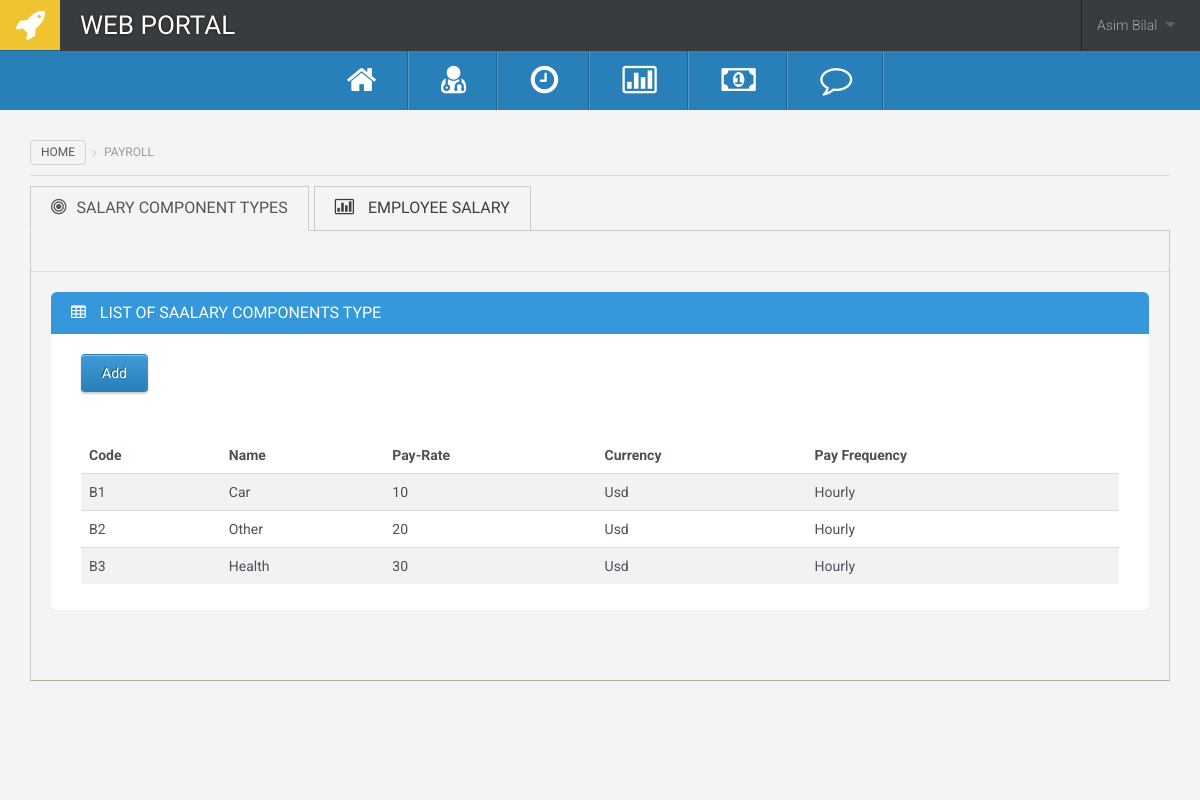
The page /payroll.php (signed in) on the database its author committed.
### tables this page shows
CREATE TABLE `payroll_components` (
  `payroll_id` int(50) NOT NULL,
  `name` text NOT NULL,
  `payRate` text NOT NULL,
  `currency` text NOT NULL,
  `payFrequency` text NOT NULL
);

### controller/payrollController.php (called while the page is built, shortened)
<?php
include("connection.php");
    $payRecords = [];
    $sql = "SELECT * FROM payroll_components ORDER BY payroll_id asc";
    $result = $conn->query($sql);
?>

### payroll.php (the view, shortened to what this page needs)
<?php
include("header.php");
include("controller/payrollController.php");
?>
<div class="main-content">
    <ol class="breadcrumb">
  <li><a href="index.php">Home</a></li>
   <li class="active">Payroll</li>
</ol>
<div class="row">
  <div class="col-md-12">
    <ul class="nav nav-tabs">
      <li class="active"><a href="#tab_pie_chart" data-toggle="tab"><i class="fa fa-bullseye"></i>Salary Component Types</a></li>
      <li class=""><a href="#tab_bar_chart" data-toggle="tab"><i class="fa fa-bar-chart-o"></i> Employee Salary</a></li>
    </ul>
    <div class="tab-content bottom-margin">
      <div class="tab-pane active" id="tab_pie_chart">
        <div class="shadowed-bottom">
        </div>
        <div class="padded">
<div class="widget widget-blue">
          <div class="widget-title">
            <h3><i class="fa fa-table"></i> List Of SAalary Components Type</h3>
          </div>
          <div class="widget-content">
           <?php  if($_SESSION["type"] == "Manager"){ ?>
  <a href="addComponent.php"><button type="button" class="btn btn-normal">Add</button></a>
  <?php }?>
    <div class="form-group">
              <div class="checkbox">
              </div>
            </div>
            <div class="table-responsive">
            <table class="table table-striped">
              <thead>
                <tr>
                  <th>Code</th>
                  <th>Name</th>
                  <th>Pay-Rate</th>
                  <th>Currency</th>
                  <th>Pay Frequency</th>
                </tr>
              </thead>
              <tbody>
              <?php if(!empty( $payRecords )) {?>
              <?php foreach ( $payRecords as $key =>  $record ) { ?>
                <tr>
                  <td><?php echo "B".$record[0];?></td>
                  <td><?php echo $record[1];?></td>
                  <td><?php echo $record[2];?></td>
                  <td><?php echo $record[3];?></td>
                  <td><?php echo $record[4];?></td>
                </tr>
               <?php }
               } ?>
              </tbody>
            </table>
            </div>
          </div>
        </div>
                </div>
      </div>
    </div>
  </div>
</div>
  </div>
</div>
</body>
</html>

### rows shown on the page
payroll_components: payroll_id "1", name "Car", payRate "10", currency "Usd", payFrequency "Hourly"
payroll_components: payroll_id "2", name "Other", payRate "20", currency "Usd", payFrequency "Hourly"
payroll_components: payroll_id "3", name "Health", payRate "30", currency "Usd", payFrequency "Hourly"

### other values the page prints
$_SESSION['fullname'] "Asim Bilal"
